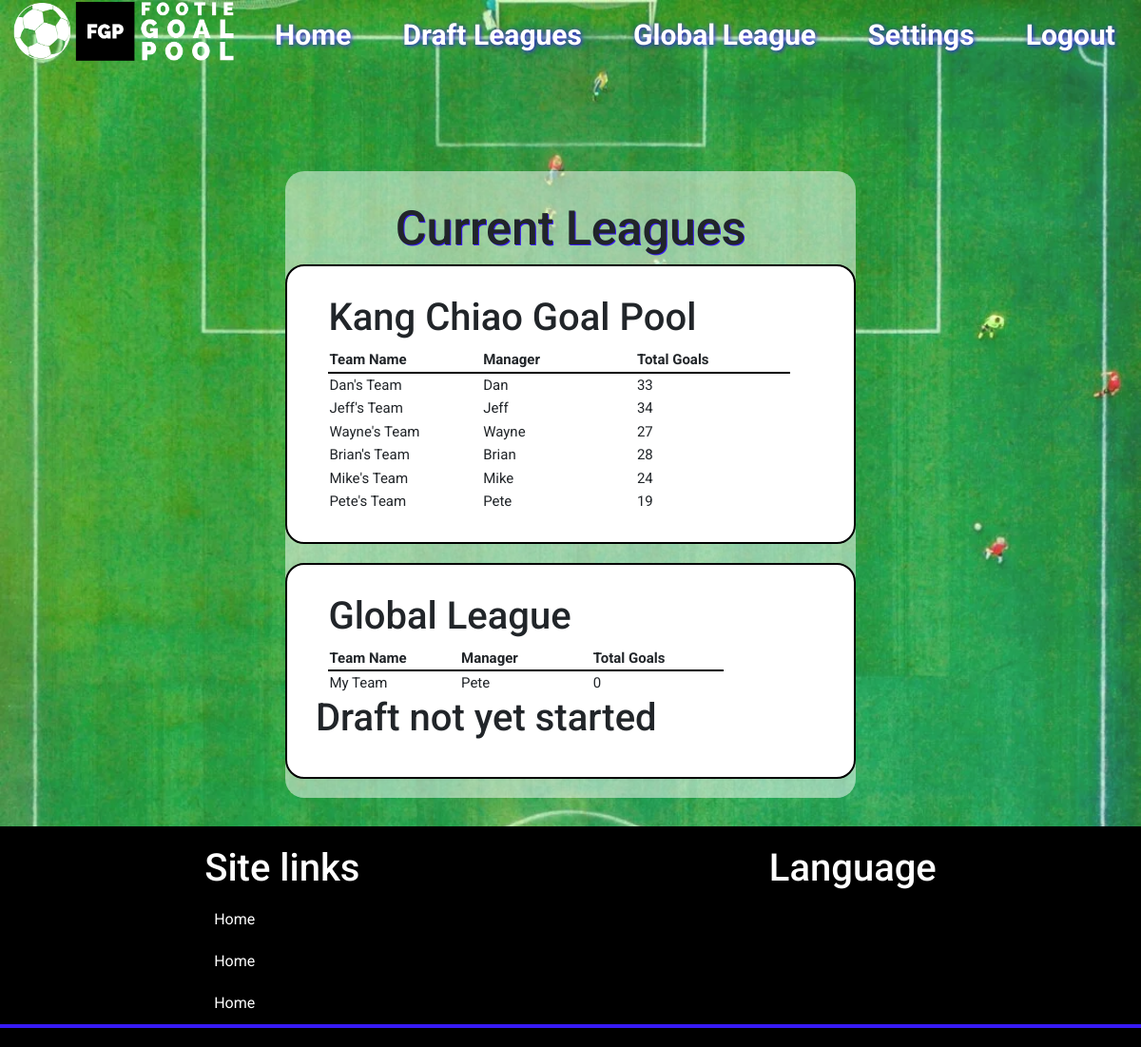
The page /leagueview (signed in) on the database its author committed.
### goalpoolapp/models.py (models this page shows, shortened)
class League(models.Model):
    roundnumber = models.IntegerField()
    teamlimit = models.IntegerField()
    leaguename = models.CharField(max_length=64)
    leaguecode = models.CharField(max_length = 10, blank=True, null=True)
    teamplayerslimit = models.IntegerField(validators=[MaxValueValidator(20), MinValueValidator(1)])
    transfersActivated = models.BooleanField(default=False)
    transfersAllowed = models.BooleanField(default=False)
    duplicatePlayersAllowed = models.BooleanField()
    admin = models.ForeignKey(User, on_delete=models.CASCADE, related_name="administratedleague")
    draftcomplete = models.BooleanField(default=False)
    draftstarted = models.BooleanField(default=False)
    draftposition = models.IntegerField(default=1)
    draftdecending = models.BooleanField(default=False)

class Team(models.Model):
    manager = models.ForeignKey(User, on_delete=models.CASCADE, related_name="managedteams")
    league = models.ForeignKey(League, on_delete=models.CASCADE, related_name="leagueteams")
    players = models.ManyToManyField(Player, related_name="teams", blank=True)
    provisionalplayers = models.ManyToManyField(Player, related_name="provisionalteams", blank=True)
    teamname = models.CharField(max_length=64)
    totalgoals = models.IntegerField(default=0)
    draftnumber = models.IntegerField(blank=True, null=True)

class User(AbstractUser):
    pass

### goalpoolapp/views.py (the view)
# urls.py: path('leagueview', views.leagueview, name='leagueview'),
def leagueview(request):
    teams = Team.objects.filter(manager=request.user)
    leagues = League.objects.filter(leagueteams__in=teams)
    return render(request, 'goalpoolapp/leagueview.html', {
        "teams": teams,
        "leagues": leagues,
    })

### goalpoolapp/templates/goalpoolapp/leagueview.html (shortened to what this page needs)
{% extends "goalpoolapp/layout.html" %}
{% load static %}
{% block body %}
<div id="main-page-content-container">
    <div id="main-page-content">
        <h2>Current Leagues</h2>
        {% for league in leagues %}
            <div class="leaguecontainer">
                <div class="leaguetable">
                    <h3>{{ league.leaguename }}</h3>
                    <table>
                        <tr>
                            <th>Team Name</th>
                            <th>Manager</th>
                            <th>Total Goals</th>
                        </tr>
                        {% for team in league.leagueteams.all %}
                        <tr>
                            <td>{{ team.teamname }}</td>
                            <td>{{ team.manager }}</td>
                            <td>{{ team.totalgoals }}</td>
                        </tr>
                        {% endfor %}
                    </table>
                </div>
                <div class="leaguedetails">
                    {% if league.draftstarted == False %}
                        <h3>Draft not yet started</h3>
                    {% endif %}
                </div>
            </div>
        {% endfor %}
    </div>
</div>
{% endblock %}

### goalpoolapp/static/goalpoolapp/styles.css (style rules this page uses)
* { font-family: 'Roboto', sans-serif; }
h2 { font-size: 50px; text-shadow: 1px 1px #371af5; }
h3 { font-size: 40px; }
body { min-height: 100vh; display: flex; flex-direction: column; }
th { width: 20%; border-bottom: solid black 2px; }
tr { height: 20px; }
#main-page-content-container { display: flex; flex-direction: column; align-items: center; background-color: #FFFFFF20; padding: 30px; z-index: 1; }
#main-page-content { max-width: 1200px; background-color: #FFFFFF80; display: flex; flex-direction: column; align-items: center; padding-top: 30px; margin-top: 150px; border-radius: 20px; }
.leaguecontainer { margin: 0 10% 20px; display: flex; flex-direction: column; align-items: center; width: 600px; border: black solid 2px; border-radius: 20px; padding: 30px; background-color: white; -webkit-border-radius: 20px; -moz-border-radius: 20px; -ms-border-radius: 20px; -o-border-radius: 20px; }
.leaguetable { width: 95%; font-size: 15px; }
.leaguedetails { width: 100%; }

### rows shown on the page
League: leaguename "Kang Chiao Goal Pool"
Team: teamname "Dan's Team", manager "Dan", totalgoals "33"
Team: teamname "Jeff's Team", manager "Jeff", totalgoals "34"
Team: teamname "Wayne's Team", manager "Wayne", totalgoals "27"
Team: teamname "Brian's Team", manager "Brian", totalgoals "28"
Team: teamname "Mike's Team", manager "Mike", totalgoals "24"
Team: teamname "Pete's Team", manager "Pete", totalgoals "19"
League: leaguename "Global League", draftstarted "Draft not yet started"
Team: teamname "My Team", manager "Pete", totalgoals "0"
